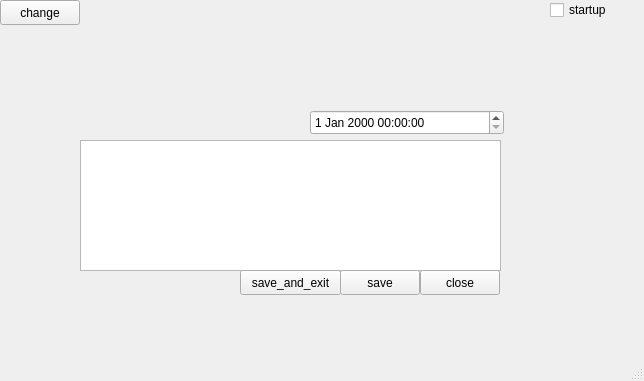
<?xml version="1.0" encoding="UTF-8"?>
<ui version="4.0">
 <class>MainWindow</class>
 <widget class="QMainWindow" name="MainWindow">
  <property name="geometry">
   <rect>
    <x>0</x>
    <y>0</y>
    <width>644</width>
    <height>381</height>
   </rect>
  </property>
  <property name="windowTitle">
   <string>MainWindow</string>
  </property>
  <widget class="QWidget" name="centralwidget">
   <widget class="QPushButton" name="pushButton_4">
    <property name="geometry">
     <rect>
      <x>0</x>
      <y>0</y>
      <width>80</width>
      <height>25</height>
     </rect>
    </property>
    <property name="text">
     <string>change</string>
    </property>
   </widget>
   <widget class="QStackedWidget" name="stackedWidget">
    <property name="geometry">
     <rect>
      <x>50</x>
      <y>80</y>
      <width>551</width>
      <height>261</height>
     </rect>
    </property>
    <property name="currentIndex">
     <number>1</number>
    </property>
    <widget class="QWidget" name="page">
     <widget class="QPushButton" name="pushButton_5">
      <property name="geometry">
       <rect>
        <x>0</x>
        <y>30</y>
        <width>131</width>
        <height>31</height>
       </rect>
      </property>
      <property name="text">
       <string>edit</string>
      </property>
     </widget>
     <widget class="QPushButton" name="pushButton_6">
      <property name="geometry">
       <rect>
        <x>0</x>
        <y>60</y>
        <width>131</width>
        <height>31</height>
       </rect>
      </property>
      <property name="text">
       <string>delete</string>
      </property>
     </widget>
     <widget class="QPushButton" name="pushButton_8">
      <property name="geometry">
       <rect>
        <x>130</x>
        <y>0</y>
        <width>411</width>
        <height>28</height>
       </rect>
      </property>
      <property name="text">
       <string>date</string>
      </property>
     </widget>
     <widget class="QTableWidget" name="tableWidget">
      <property name="geometry">
       <rect>
        <x>130</x>
        <y>30</y>
        <width>421</width>
        <height>231</height>
       </rect>
      </property>
     </widget>
    </widget>
    <widget class="QWidget" name="page_2">
     <widget class="QTextEdit" name="textEdit">
      <property name="geometry">
       <rect>
        <x>30</x>
        <y>60</y>
        <width>421</width>
        <height>131</height>
       </rect>
      </property>
     </widget>
     <widget class="QDateTimeEdit" name="dateTimeEdit">
      <property name="geometry">
       <rect>
        <x>260</x>
        <y>30</y>
        <width>194</width>
        <height>25</height>
       </rect>
      </property>
     </widget>
     <widget class="QPushButton" name="pushButton_close">
      <property name="geometry">
       <rect>
        <x>370</x>
        <y>190</y>
        <width>80</width>
        <height>25</height>
       </rect>
      </property>
      <property name="text">
       <string>close</string>
      </property>
     </widget>
     <widget class="QPushButton" name="pushButton_save">
      <property name="geometry">
       <rect>
        <x>290</x>
        <y>190</y>
        <width>80</width>
        <height>25</height>
       </rect>
      </property>
      <property name="text">
       <string>save</string>
      </property>
     </widget>
     <widget class="QPushButton" name="pushButton_save_and_exit">
      <property name="geometry">
       <rect>
        <x>190</x>
        <y>190</y>
        <width>101</width>
        <height>25</height>
       </rect>
      </property>
      <property name="text">
       <string>save_and_exit</string>
      </property>
     </widget>
    </widget>
   </widget>
   <widget class="QCheckBox" name="checkBox">
    <property name="geometry">
     <rect>
      <x>550</x>
      <y>0</y>
      <width>81</width>
      <height>20</height>
     </rect>
    </property>
    <property name="text">
     <string>startup</string>
    </property>
   </widget>
  </widget>
  <widget class="QStatusBar" name="statusbar"/>
 </widget>
 <resources/>
 <connections/>
</ui>
